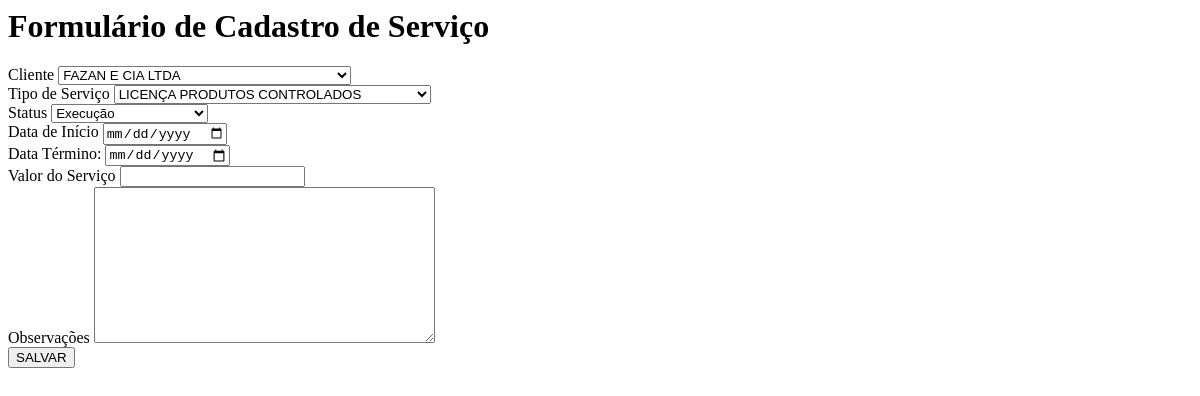
The page /tarefa/7/carregar-formulario/ (signed in) on the database as committed earlier.
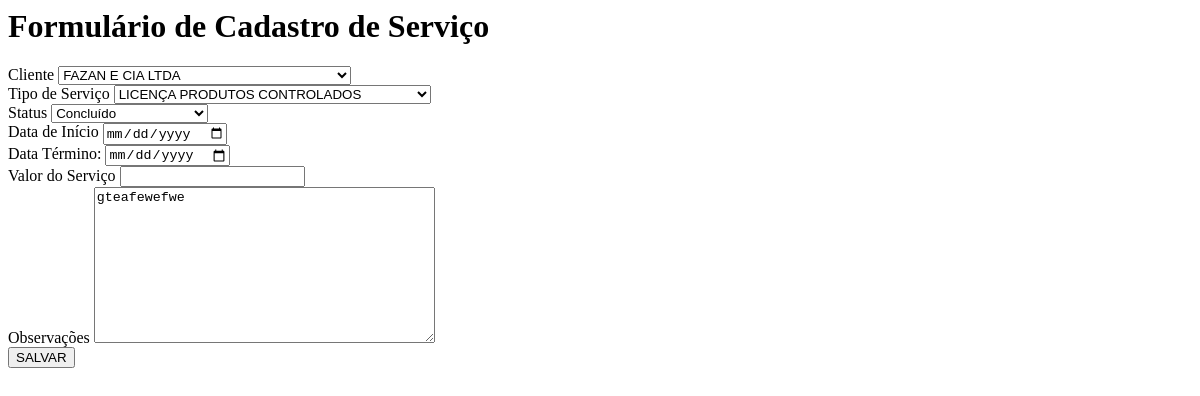
The same page on the database as committed later.
### workflow/models.py (models this page shows, shortened)
class Tarefa(models.Model):
    STATUS_CHOICES = [
        ('Iniciado', 'Iniciado'),
        ('Coleta De Informações', 'Coleta de Informações'),
        ('Execucao', 'Execução'),
        ('Aprovação Cliente', 'Aprovação Cliente'),
        ('Concluído', 'Concluído'),
        ('Encerrado', 'Encerrado'),
    ]
    tipo_servico = models.ForeignKey(TipoServico, on_delete=models.CASCADE, related_name="tarefas")
    cliente = models.ForeignKey(Cliente, on_delete=models.CASCADE)
    status = models.CharField(max_length=50, choices=STATUS_CHOICES, default='iniciado')
    data_inicio = models.DateField(default=timezone.now)
    prazo_final = models.DateField(null=True, blank=True)
    observacoes = models.TextField(blank=True, null=True)
    valor_total_servico = models.DecimalField(max_digits=10, decimal_places=2, blank=True, null=True)

### workflow/views/createForms.py (the view)
# urls.py: path('tarefa/<int:tarefa_id>/carregar-formulario/', views.carregar_formulario_edicao, name='carregar_formulario_edicao'),
@login_required(login_url='workflow:login')
def carregar_formulario_edicao(request, tarefa_id):
    tarefa = get_object_or_404(Tarefa, id=tarefa_id)
    form = CreateTarefaForm(instance=tarefa)  # Preenche o formulário com os dados da tarefa
    return render(request, 'workflow/createServico.html', {'form': form, 'tarefa': tarefa})

### workflow/models.py (called while the page is built)
    def __str__(self):
        return f"{self.nome}"

    def __str__(self):
        return f"{self.nome}"

### workflow/templates/workflow/createServico.html (shortened to what this page needs)
<div class="containerForm">
  <div class="tela-form">
      <div class="title-form">
          <h1>Formulário de Cadastro de Serviço</h1>
      </div>
      <form id="form-tarefa" action="{% url 'workflow:createTarefa' %}" method="POST" enctype="multipart/form-data">
          <div class="form">
              {% for field in form %}
                  <div class="form-label">
                      <label for="{{ field.id_for_label }}">{{ field.label }}</label>
                      {{ field }}
                  </div>
              {% endfor %}
          </div>
          <div class="btn">
              <button class="btn-form" type="submit">SALVAR</button>
          </div>
      </form>
  </div>
</div>

Rows that differ between the two databases and show on the page:
changed Tarefa "FAZAN E CIA LTDA": status "Execução" → "Concluído"; observacoes (not shown) → "gteafewefwe"
